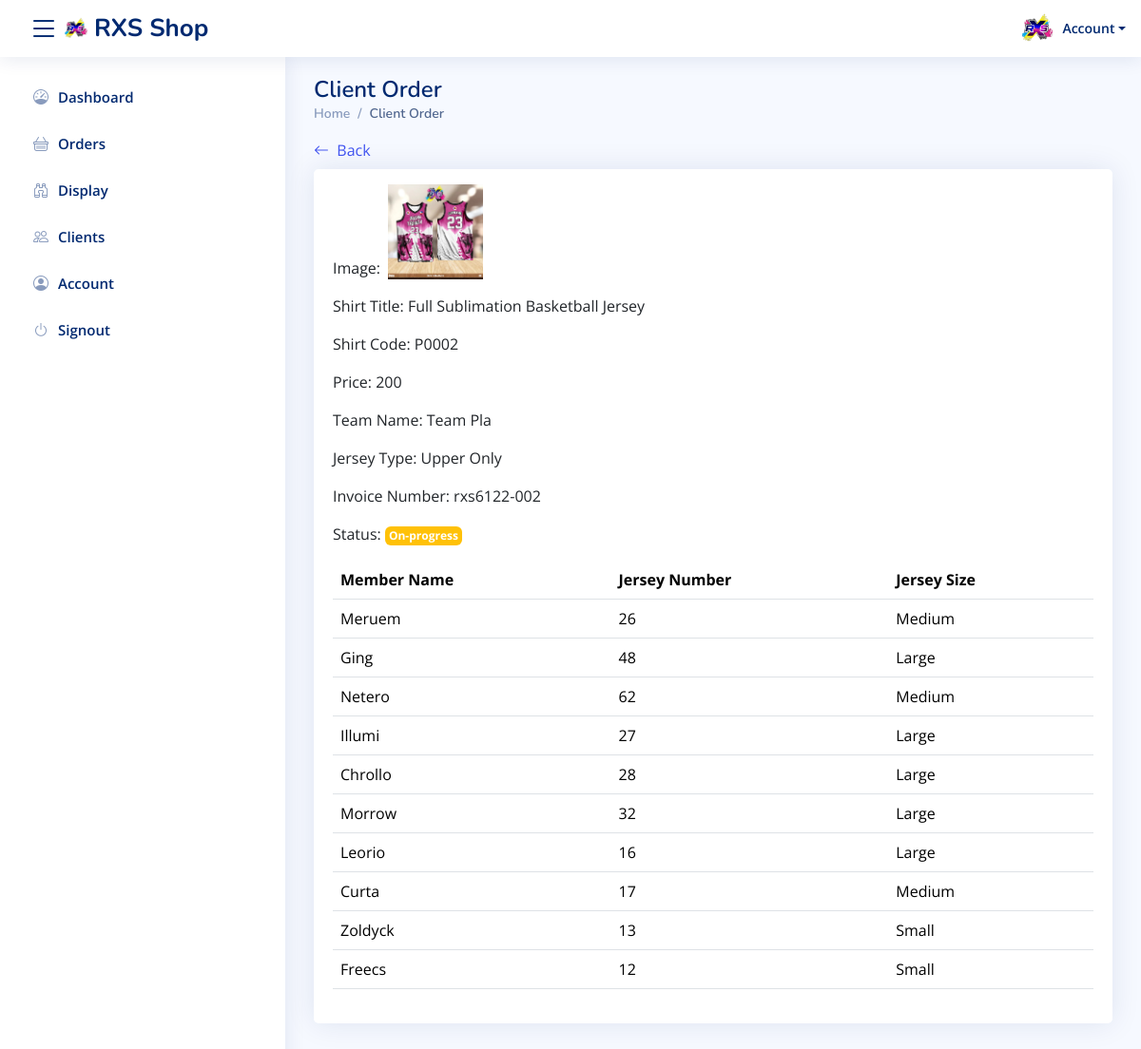
Page /admin/client-order?invoice_number=rxs6122-002 (signed in) on the committed database.
### tables this page shows
CREATE TABLE IF NOT EXISTS `tbl_orders` (
  `id` int NOT NULL AUTO_INCREMENT,
  `img_url` varchar(50) NOT NULL,
  `shirt_id` int NOT NULL,
  `invoice_number` varchar(50) NOT NULL,
  `name` varchar(50) NOT NULL,
  `shirt_code` varchar(50) NOT NULL,
  `shirt_price` varchar(50) NOT NULL,
  `jersey_number` int NOT NULL,
  `size_id` int NOT NULL,
  `team_name` varchar(50) NOT NULL,
  `jersey_type_id` int NOT NULL,
  `transaction_status_id` int NOT NULL,
  `client_id` int NOT NULL,
  `created_at` varchar(50) NOT NULL,
  `updated_at` varchar(50) NOT NULL,
  PRIMARY KEY (`id`)
);

CREATE TABLE IF NOT EXISTS `tbl_shirt` (
  `id` int NOT NULL AUTO_INCREMENT,
  `shirt_title` varchar(50) NOT NULL,
  `shirt_code` varchar(50) NOT NULL,
  `shirt_price` varchar(50) NOT NULL,
  `img_url` varchar(50) NOT NULL,
  `shirt_category_id` tinyint NOT NULL,
  `jersey_type_id` tinyint NOT NULL,
  PRIMARY KEY (`id`),
  KEY `shirt_category` (`shirt_category_id`),
  KEY `jersey_type_id` (`jersey_type_id`)
);

CREATE TABLE IF NOT EXISTS `tbl_jersey_type` (
  `id` tinyint NOT NULL AUTO_INCREMENT,
  `jersey_type` varchar(50) NOT NULL,
  PRIMARY KEY (`id`)
);

CREATE TABLE IF NOT EXISTS `tbl_transaction_status` (
  `id` int NOT NULL AUTO_INCREMENT,
  `transaction_status` varchar(50) NOT NULL,
  PRIMARY KEY (`id`)
);

CREATE TABLE IF NOT EXISTS `tbl_size` (
  `id` tinyint NOT NULL AUTO_INCREMENT,
  `size` varchar(50) NOT NULL,
  PRIMARY KEY (`id`)
);

### admin/client-order.php (the view, shortened to what this page needs)
<?php
include '../database_connection.php';
if (isset($_SESSION['id'])) {
    $invoice_number = $_GET['invoice_number'];
    $stmt = $conn->prepare('SELECT
    tbl_orders.img_url,
    tbl_shirt.shirt_title,
    tbl_orders.invoice_number,
    tbl_orders.name,
    tbl_orders.shirt_code,
    tbl_orders.shirt_price,
    tbl_orders.jersey_number,
    tbl_size.size,
    tbl_orders.team_name,
    tbl_jersey_type.jersey_type,
    tbl_transaction_status.transaction_status
    FROM tbl_orders
    INNER JOIN tbl_shirt ON tbl_orders.shirt_id = tbl_shirt.id
    INNER JOIN tbl_size ON tbl_orders.size_id = tbl_size.id
    INNER JOIN tbl_jersey_type ON tbl_orders.jersey_type_id = tbl_jersey_type.id
    INNER JOIN tbl_transaction_status ON tbl_orders.transaction_status_id = tbl_transaction_status.id
    WHERE tbl_orders.invoice_number = ?');
    $stmt->bind_param('s', $invoice_number);
    $stmt->execute();
    $result = $stmt->get_result();
    $row = $result->fetch_assoc();
    $img_url = $row['img_url'];
    $shirt_title = $row['shirt_title'];
    $invoice_number = $row['invoice_number'];
    $shirt_code = $row['shirt_code'];
    $shirt_price = $row['shirt_price'];
    $team_name = $row['team_name'];
    $jersey_type = $row['jersey_type'];
    $transaction_status = $row['transaction_status'];
    if ($transaction_status === "On-progress") {
        $indicatorColor = 'bg-warning';
    }
?>
    <!DOCTYPE html>
    <html lang="en">
    <head>
        <link href="assets/vendor/bootstrap/css/bootstrap.min.css" rel="stylesheet">
        <link href="assets/vendor/bootstrap-icons/bootstrap-icons.css" rel="stylesheet">
        <link href="assets/css/style.css" rel="stylesheet">
    </head>
    <body>
        <?php include 'top-nav.php' ?>
        <?php include 'side-nav.php' ?>
        <main id="main" class="main">
            <div class="pagetitle">
                <h1>Client Order</h1>
                <nav>
                    <ol class="breadcrumb">
                        <li class="breadcrumb-item">Home</li>
                        <li class="breadcrumb-item active">Client Order</li>
                    </ol>
                </nav>
            </div>
            <section class="section dashboard">
                <a href="orders.php">
                    <i class="bi bi-arrow-left"></i>&nbsp; Back
                </a>
                <div class="card mt-2">
                    <div class="card-body">
                        <div class="row mt-3">
                            <div class="col-12">
                                <p class="d-flex align-items-end">Image: &nbsp;<span><img src="IMG/products/<?php echo $img_url; ?>" alt="" width="100" height="100"></span></p>
                                <p>Shirt Title: <span><?php echo $shirt_title ?></span> </p>
                                <p>Shirt Code: <span><?php echo $shirt_code ?></span></p>
                                <p>Price: <span><?php echo $shirt_price ?></span></p>
                                <p>Team Name: <span><?php echo $team_name ?></span></p>
                                <p>Jersey Type: <span><?php echo $jersey_type ?></span></p>
                                <p>Invoice Number: <span><?php echo $invoice_number ?></span></p>
                                <p>Status: <span class="text-white p-1 badge <?php echo $indicatorColor ?>"><?php echo $transaction_status ?></span></p>
                            </div>
                            <div class="col-lg-12">
                                <div class="table-responsive">
                                    <table class="table">
                                        <thead>
                                            <tr>
                                                <th>Member Name</th>
                                                <th>Jersey Number</th>
                                                <th>Jersey Size</th>
                                            </tr>
                                        </thead>
                                        <tbody>
                                        <tbody>
                                            <?php
                                            while ($order_row = $result->fetch_assoc()) {
                                                $name = $order_row['name'];
                                                $jersey_number = $order_row['jersey_number'];
                                                $size = $order_row['size'];
                                                echo '
                                            <tr>
                                                <td>' . $name . '</td>
                                                <td>' . $jersey_number . '</td>
                                                <td>' . $size . '</td>
                                            </tr>
                                            ';
                                            }
                                            ?>
                                        </tbody>
                                    </table>
                                </div>
                            </div>
                        </div>
                    </div>
                </div>
            </section>
        </main>
    </body>
    </html>
<?php
} else {
    header("Location: logout.php");
    exit();
}

### admin/assets/css/style.css (style rules this page uses)
:root { scroll-behavior: smooth; }
body { font-family: "Open Sans", sans-serif; background: #f6f9ff; color: #444444; }
a { color: #4154f1; text-decoration: none; }
h1, h2, h3, h4, h5, h6 { font-family: "Nunito", sans-serif; }
#main { margin-top: 60px; padding: 20px 30px; transition: all 0.3s; }
.pagetitle { margin-bottom: 10px; }
.pagetitle h1 { font-size: 24px; margin-bottom: 0; font-weight: 600; color: #012970; }
.card { margin-bottom: 30px; border: none; border-radius: 5px; box-shadow: 0px 0 30px rgba(1, 41, 112, 0.1); }
.card-body { padding: 0 20px 20px 20px; }
.breadcrumb { font-size: 14px; font-family: "Nunito", sans-serif; color: #899bbd; font-weight: 600; }
.breadcrumb .breadcrumb-item::before { color: #899bbd; }
.breadcrumb .active { color: #51678f; font-weight: 600; }
@media (min-width: 1200px) { #main, #footer { margin-left: 300px; } }

### rows in the picture
tbl_orders: img_url (picture), shirt_code "P0002", shirt_price "200", team_name "Team Pla", invoice_number "rxs6122-002"
tbl_shirt: shirt_title "Full Sublimation Basketball Jersey"
tbl_jersey_type: jersey_type "Upper Only"
tbl_transaction_status: transaction_status "On-progress"
tbl_orders: name "Meruem", jersey_number "26", size.size "Medium"
tbl_orders: name "Ging", jersey_number "48", size.size "Large"
tbl_orders: name "Netero", jersey_number "62", size.size "Medium"
tbl_orders: name "Illumi", jersey_number "27", size.size "Large"
tbl_orders: name "Chrollo", jersey_number "28", size.size "Large"
tbl_orders: name "Morrow", jersey_number "32", size.size "Large"
tbl_orders: name "Leorio", jersey_number "16", size.size "Large"
tbl_orders: name "Curta", jersey_number "17", size.size "Medium"
tbl_orders: name "Zoldyck", jersey_number "13", size.size "Small"
tbl_orders: name "Freecs", jersey_number "12", size.size "Small"
